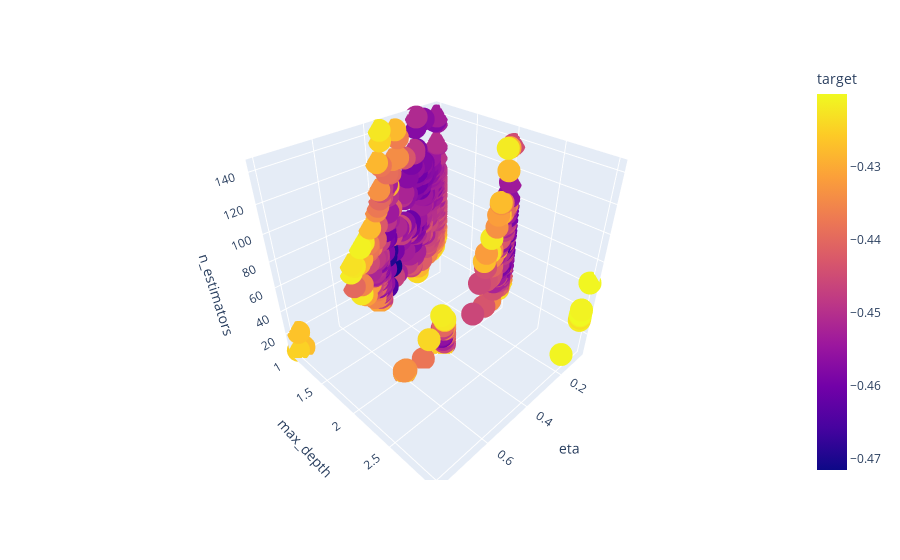

Here is the notebook cell this chart was saved with:
### Code cell
px.scatter_3d(df2, x = "eta", y = "max_depth", z = "n_estimators", color = "target")

### Figure 1 — Plotly figure (JSON) as saved in the notebook; plotly's stock layout.template omitted (floating-point values rounded to 4 significant figures; data arrays with more than 128 entries replaced by an {"elided": "..."} marker saying what was removed)
{"data": [{"hovertemplate": "eta=%{x}<br>max_depth=%{y}<br>n_estimators=%{z}<br>target=%{marker.color}<extra></extra>", "legendgroup": "", "marker": {"color": {"elided": "850 float values"}, "coloraxis": "coloraxis", "symbol": "circle"}, "mode": "markers", "name": "", "scene": "scene", "showlegend": false, "type": "scatter3d", "x": {"elided": "850 float values"}, "y": {"elided": "850 int values"}, "z": {"elided": "850 int values"}}], "layout": {"coloraxis": {"colorbar": {"title": {"text": "target"}}, "colorscale": [[0, "#0d0887"], [0.1111, "#46039f"], [0.2222, "#7201a8"], [0.3333, "#9c179e"], [0.4444, "#bd3786"], [0.5556, "#d8576b"], [0.6667, "#ed7953"], [0.7778, "#fb9f3a"], [0.8889, "#fdca26"], [1, "#f0f921"]]}, "legend": {"tracegroupgap": 0}, "margin": {"t": 60}, "scene": {"domain": {"x": [0, 1], "y": [0, 1]}, "xaxis": {"title": {"text": "eta"}}, "yaxis": {"title": {"text": "max_depth"}}, "zaxis": {"title": {"text": "n_estimators"}}}}}
